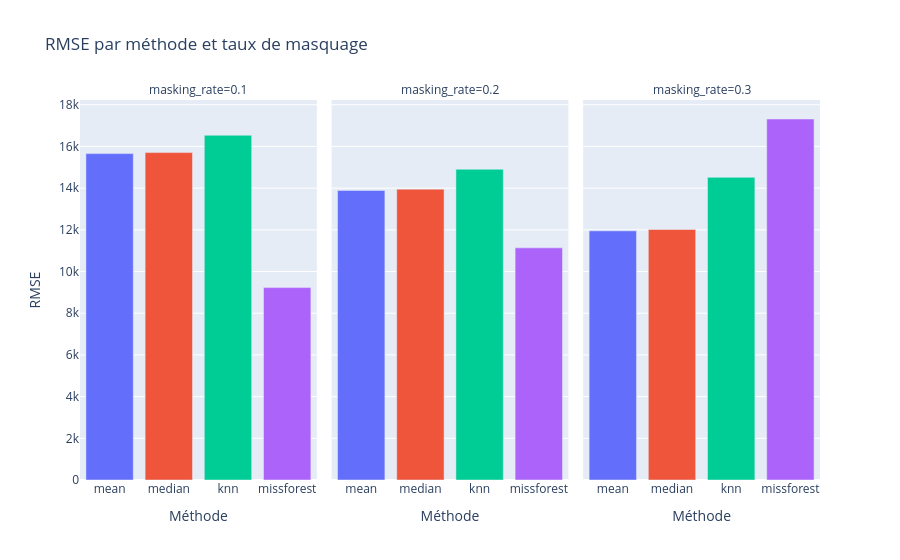

Notebook cell for this chart:
### Markdown cell above
## Résultats

### Code cell
import plotly.express as px

pivot = results_df.pivot(index="method", columns="masking_rate", values="rmse")
display(pivot)

fig = px.bar(
    results_df,
    x="method",
    y="rmse",
    color="method",
    facet_col="masking_rate",
    labels={"rmse": "RMSE", "method": "Méthode"},
    title="RMSE par méthode et taux de masquage",
)
fig.update_layout(showlegend=False)
fig.show()

### Figure 1 — Plotly figure (JSON) as saved in the notebook; plotly's stock layout.template omitted (floating-point values rounded to 4 significant figures)
{"data": [{"hovertemplate": "Méthode=%{x}<br>masking_rate=0.1<br>RMSE=%{y}<extra></extra>", "legendgroup": "mean", "marker": {"color": "#636efa", "pattern": {"shape": ""}}, "name": "mean", "orientation": "v", "showlegend": true, "textposition": "auto", "type": "bar", "x": ["mean"], "xaxis": "x", "y": [15660.0], "yaxis": "y"}, {"hovertemplate": "Méthode=%{x}<br>masking_rate=0.2<br>RMSE=%{y}<extra></extra>", "legendgroup": "mean", "marker": {"color": "#636efa", "pattern": {"shape": ""}}, "name": "mean", "orientation": "v", "showlegend": false, "textposition": "auto", "type": "bar", "x": ["mean"], "xaxis": "x2", "y": [13890.0], "yaxis": "y2"}, {"hovertemplate": "Méthode=%{x}<br>masking_rate=0.3<br>RMSE=%{y}<extra></extra>", "legendgroup": "mean", "marker": {"color": "#636efa", "pattern": {"shape": ""}}, "name": "mean", "orientation": "v", "showlegend": false, "textposition": "auto", "type": "bar", "x": ["mean"], "xaxis": "x3", "y": [11950.0], "yaxis": "y3"}, {"hovertemplate": "Méthode=%{x}<br>masking_rate=0.1<br>RMSE=%{y}<extra></extra>", "legendgroup": "median", "marker": {"color": "#EF553B", "pattern": {"shape": ""}}, "name": "median", "orientation": "v", "showlegend": true, "textposition": "auto", "type": "bar", "x": ["median"], "xaxis": "x", "y": [15710.0], "yaxis": "y"}, {"hovertemplate": "Méthode=%{x}<br>masking_rate=0.2<br>RMSE=%{y}<extra></extra>", "legendgroup": "median", "marker": {"color": "#EF553B", "pattern": {"shape": ""}}, "name": "median", "orientation": "v", "showlegend": false, "textposition": "auto", "type": "bar", "x": ["median"], "xaxis": "x2", "y": [13950.0], "yaxis": "y2"}, {"hovertemplate": "Méthode=%{x}<br>masking_rate=0.3<br>RMSE=%{y}<extra></extra>", "legendgroup": "median", "marker": {"color": "#EF553B", "pattern": {"shape": ""}}, "name": "median", "orientation": "v", "showlegend": false, "textposition": "auto", "type": "bar", "x": ["median"], "xaxis": "x3", "y": [12020.0], "yaxis": "y3"}, {"hovertemplate": "Méthode=%{x}<br>masking_rate=0.1<br>RMSE=%{y}<extra></extra>", "legendgroup": "knn", "marker": {"color": "#00cc96", "pattern": {"shape": ""}}, "name": "knn", "orientation": "v", "showlegend": true, "textposition": "auto", "type": "bar", "x": ["knn"], "xaxis": "x", "y": [16540.0], "yaxis": "y"}, {"hovertemplate": "Méthode=%{x}<br>masking_rate=0.2<br>RMSE=%{y}<extra></extra>", "legendgroup": "knn", "marker": {"color": "#00cc96", "pattern": {"shape": ""}}, "name": "knn", "orientation": "v", "showlegend": false, "textposition": "auto", "type": "bar", "x": ["knn"], "xaxis": "x2", "y": [14910.0], "yaxis": "y2"}, {"hovertemplate": "Méthode=%{x}<br>masking_rate=0.3<br>RMSE=%{y}<extra></extra>", "legendgroup": "knn", "marker": {"color": "#00cc96", "pattern": {"shape": ""}}, "name": "knn", "orientation": "v", "showlegend": false, "textposition": "auto", "type": "bar", "x": ["knn"], "xaxis": "x3", "y": [14520.0], "yaxis": "y3"}, {"hovertemplate": "Méthode=%{x}<br>masking_rate=0.1<br>RMSE=%{y}<extra></extra>", "legendgroup": "missforest", "marker": {"color": "#ab63fa", "pattern": {"shape": ""}}, "name": "missforest", "orientation": "v", "showlegend": true, "textposition": "auto", "type": "bar", "x": ["missforest"], "xaxis": "x", "y": [9230.0], "yaxis": "y"}, {"hovertemplate": "Méthode=%{x}<br>masking_rate=0.2<br>RMSE=%{y}<extra></extra>", "legendgroup": "missforest", "marker": {"color": "#ab63fa", "pattern": {"shape": ""}}, "name": "missforest", "orientation": "v", "showlegend": false, "textposition": "auto", "type": "bar", "x": ["missforest"], "xaxis": "x2", "y": [11140.0], "yaxis": "y2"}, {"hovertemplate": "Méthode=%{x}<br>masking_rate=0.3<br>RMSE=%{y}<extra></extra>", "legendgroup": "missforest", "marker": {"color": "#ab63fa", "pattern": {"shape": ""}}, "name": "missforest", "orientation": "v", "showlegend": false, "textposition": "auto", "type": "bar", "x": ["missforest"], "xaxis": "x3", "y": [17320.0], "yaxis": "y3"}], "layout": {"annotations": [{"font": {}, "showarrow": false, "text": "masking_rate=0.1", "x": 0.16, "xanchor": "center", "xref": "paper", "y": 1, "yanchor": "bottom", "yref": "paper"}, {"font": {}, "showarrow": false, "text": "masking_rate=0.2", "x": 0.5, "xanchor": "center", "xref": "paper", "y": 1, "yanchor": "bottom", "yref": "paper"}, {"font": {}, "showarrow": false, "text": "masking_rate=0.3", "x": 0.84, "xanchor": "center", "xref": "paper", "y": 1, "yanchor": "bottom", "yref": "paper"}], "barmode": "relative", "legend": {"title": {"text": "Méthode"}, "tracegroupgap": 0}, "showlegend": false, "title": {"text": "RMSE par méthode et taux de masquage"}, "xaxis": {"anchor": "y", "categoryarray": ["mean", "median", "knn", "missforest"], "categoryorder": "array", "domain": [0, 0.32], "title": {"text": "Méthode"}}, "xaxis2": {"anchor": "y2", "categoryarray": ["mean", "median", "knn", "missforest"], "categoryorder": "array", "domain": [0.34, 0.66], "matches": "x", "title": {"text": "Méthode"}}, "xaxis3": {"anchor": "y3", "categoryarray": ["mean", "median", "knn", "missforest"], "categoryorder": "array", "domain": [0.68, 1.0], "matches": "x", "title": {"text": "Méthode"}}, "yaxis": {"anchor": "x", "domain": [0, 1], "title": {"text": "RMSE"}}, "yaxis2": {"anchor": "x2", "domain": [0, 1], "matches": "y", "showticklabels": false}, "yaxis3": {"anchor": "x3", "domain": [0, 1], "matches": "y", "showticklabels": false}}}
